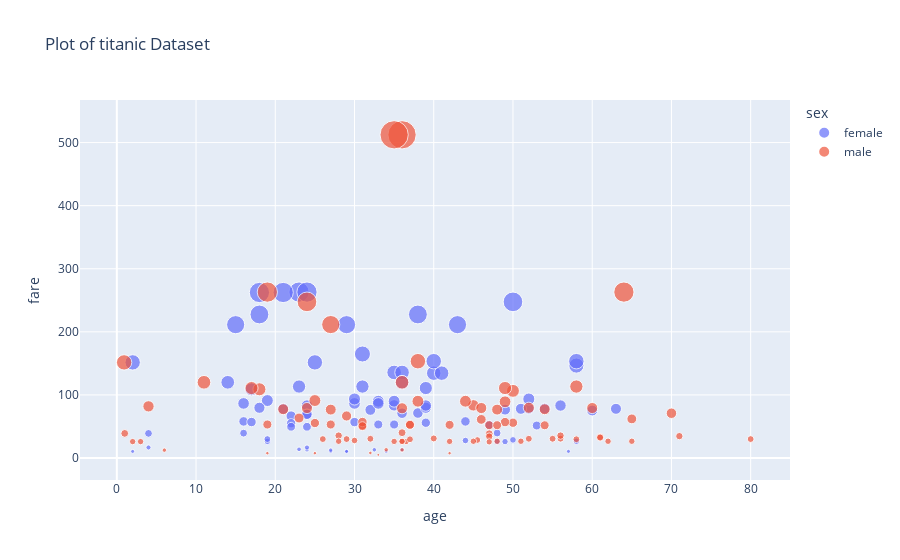

Notebook code for this chart:
### Code cell
# scatter plot
df.dropna(inplace=True)
fig=px.scatter(df, x='age', y='fare', color='sex', size='fare', title="Plot of titanic Dataset")
fig.show()
fig.write_image('./Output/02_Scatter.png',scale=3)
